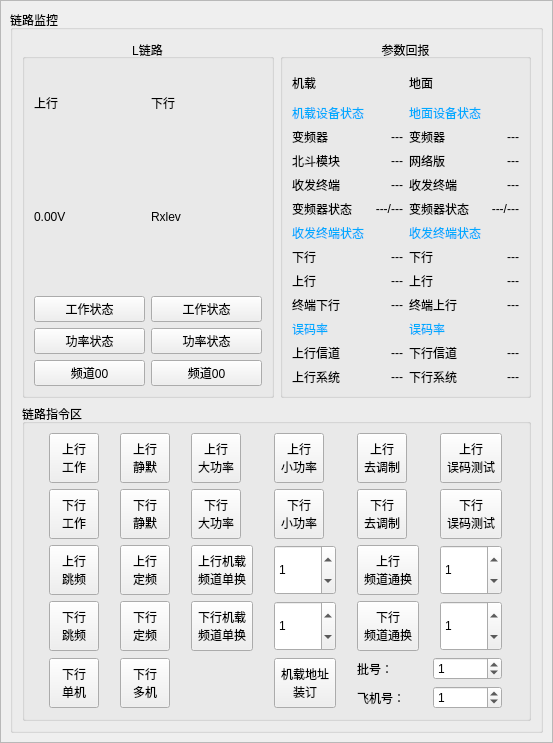
<?xml version="1.0" encoding="UTF-8"?>
<ui version="4.0">
 <class>LinkMonitorPanel</class>
 <widget class="QWidget" name="LinkMonitorPanel">
  <property name="geometry">
   <rect>
    <x>0</x>
    <y>0</y>
    <width>553</width>
    <height>678</height>
   </rect>
  </property>
  <property name="windowTitle">
   <string>Form</string>
  </property>
  <layout class="QGridLayout" name="gridLayout">
   <property name="leftMargin">
    <number>0</number>
   </property>
   <property name="topMargin">
    <number>0</number>
   </property>
   <property name="rightMargin">
    <number>0</number>
   </property>
   <property name="bottomMargin">
    <number>0</number>
   </property>
   <property name="spacing">
    <number>0</number>
   </property>
   <item row="0" column="0">
    <widget class="QFrame" name="frame">
     <property name="frameShape">
      <enum>QFrame::StyledPanel</enum>
     </property>
     <property name="frameShadow">
      <enum>QFrame::Raised</enum>
     </property>
     <layout class="QGridLayout" name="gridLayout_2">
      <item row="0" column="0">
       <widget class="QGroupBox" name="groupBox">
        <property name="title">
         <string>链路监控</string>
        </property>
        <layout class="QGridLayout" name="gridLayout_7">
         <item row="0" column="0">
          <widget class="QGroupBox" name="groupBox_2">
           <property name="title">
            <string>L链路</string>
           </property>
           <property name="alignment">
            <set>Qt::AlignCenter</set>
           </property>
           <property name="flat">
            <bool>true</bool>
           </property>
           <layout class="QGridLayout" name="gridLayout_3">
            <item row="0" column="0" colspan="4">
             <layout class="QHBoxLayout" name="horizontalLayout">
              <item>
               <widget class="QLabel" name="label">
                <property name="text">
                 <string>上行</string>
                </property>
               </widget>
              </item>
              <item>
               <widget class="QLabel" name="label_2">
                <property name="minimumSize">
                 <size>
                  <width>30</width>
                  <height>30</height>
                 </size>
                </property>
                <property name="text">
                 <string/>
                </property>
                <property name="pixmap">
                 <pixmap resource="MainWindow.qrc">:/images/Resources/images/warning.png</pixmap>
                </property>
               </widget>
              </item>
              <item>
               <widget class="QLabel" name="label_3">
                <property name="text">
                 <string>下行</string>
                </property>
               </widget>
              </item>
              <item>
               <widget class="QLabel" name="label_4">
                <property name="minimumSize">
                 <size>
                  <width>30</width>
                  <height>30</height>
                 </size>
                </property>
                <property name="text">
                 <string/>
                </property>
                <property name="pixmap">
                 <pixmap resource="MainWindow.qrc">:/images/Resources/images/error.png</pixmap>
                </property>
               </widget>
              </item>
             </layout>
            </item>
            <item row="1" column="0" rowspan="2" colspan="2">
             <widget class="QLabel" name="label_5">
              <property name="text">
               <string>0.00V</string>
              </property>
             </widget>
            </item>
            <item row="1" column="2" rowspan="2" colspan="2">
             <widget class="QLabel" name="label_6">
              <property name="text">
               <string>Rxlev</string>
              </property>
             </widget>
            </item>
            <item row="2" column="1">
             <widget class="QwtScaleWidget" name="ScaleWidget_up">
              <property name="palette">
               <palette>
                <active>
                 <colorrole role="WindowText">
                  <brush brushstyle="SolidPattern">
                   <color alpha="255">
                    <red>187</red>
                    <green>187</green>
                    <blue>187</blue>
                   </color>
                  </brush>
                 </colorrole>
                 <colorrole role="Text">
                  <brush brushstyle="SolidPattern">
                   <color alpha="255">
                    <red>187</red>
                    <green>187</green>
                    <blue>187</blue>
                   </color>
                  </brush>
                 </colorrole>
                </active>
                <inactive>
                 <colorrole role="WindowText">
                  <brush brushstyle="SolidPattern">
                   <color alpha="255">
                    <red>187</red>
                    <green>187</green>
                    <blue>187</blue>
                   </color>
                  </brush>
                 </colorrole>
                 <colorrole role="Text">
                  <brush brushstyle="SolidPattern">
                   <color alpha="255">
                    <red>187</red>
                    <green>187</green>
                    <blue>187</blue>
                   </color>
                  </brush>
                 </colorrole>
                </inactive>
                <disabled>
                 <colorrole role="WindowText">
                  <brush brushstyle="SolidPattern">
                   <color alpha="255">
                    <red>120</red>
                    <green>120</green>
                    <blue>120</blue>
                   </color>
                  </brush>
                 </colorrole>
                 <colorrole role="Text">
                  <brush brushstyle="SolidPattern">
                   <color alpha="255">
                    <red>120</red>
                    <green>120</green>
                    <blue>120</blue>
                   </color>
                  </brush>
                 </colorrole>
                </disabled>
               </palette>
              </property>
             </widget>
            </item>
            <item row="2" column="3">
             <widget class="QwtScaleWidget" name="ScaleWidget_down">
              <property name="palette">
               <palette>
                <active>
                 <colorrole role="WindowText">
                  <brush brushstyle="SolidPattern">
                   <color alpha="255">
                    <red>187</red>
                    <green>187</green>
                    <blue>187</blue>
                   </color>
                  </brush>
                 </colorrole>
                 <colorrole role="Text">
                  <brush brushstyle="SolidPattern">
                   <color alpha="255">
                    <red>187</red>
                    <green>187</green>
                    <blue>187</blue>
                   </color>
                  </brush>
                 </colorrole>
                </active>
                <inactive>
                 <colorrole role="WindowText">
                  <brush brushstyle="SolidPattern">
                   <color alpha="255">
                    <red>187</red>
                    <green>187</green>
                    <blue>187</blue>
                   </color>
                  </brush>
                 </colorrole>
                 <colorrole role="Text">
                  <brush brushstyle="SolidPattern">
                   <color alpha="255">
                    <red>187</red>
                    <green>187</green>
                    <blue>187</blue>
                   </color>
                  </brush>
                 </colorrole>
                </inactive>
                <disabled>
                 <colorrole role="WindowText">
                  <brush brushstyle="SolidPattern">
                   <color alpha="255">
                    <red>120</red>
                    <green>120</green>
                    <blue>120</blue>
                   </color>
                  </brush>
                 </colorrole>
                 <colorrole role="Text">
                  <brush brushstyle="SolidPattern">
                   <color alpha="255">
                    <red>120</red>
                    <green>120</green>
                    <blue>120</blue>
                   </color>
                  </brush>
                 </colorrole>
                </disabled>
               </palette>
              </property>
             </widget>
            </item>
            <item row="3" column="0" colspan="2">
             <widget class="QPushButton" name="pushButton">
              <property name="text">
               <string>工作状态</string>
              </property>
             </widget>
            </item>
            <item row="3" column="2" colspan="2">
             <widget class="QPushButton" name="pushButton_5">
              <property name="text">
               <string>工作状态</string>
              </property>
             </widget>
            </item>
            <item row="4" column="0" colspan="2">
             <widget class="QPushButton" name="pushButton_2">
              <property name="text">
               <string>功率状态</string>
              </property>
             </widget>
            </item>
            <item row="4" column="2" colspan="2">
             <widget class="QPushButton" name="pushButton_6">
              <property name="text">
               <string>功率状态</string>
              </property>
             </widget>
            </item>
            <item row="5" column="0" colspan="2">
             <widget class="QPushButton" name="pushButton_3">
              <property name="text">
               <string>频道00</string>
              </property>
             </widget>
            </item>
            <item row="5" column="2" colspan="2">
             <widget class="QPushButton" name="pushButton_4">
              <property name="text">
               <string>频道00</string>
              </property>
             </widget>
            </item>
           </layout>
          </widget>
         </item>
         <item row="0" column="1">
          <widget class="QGroupBox" name="groupBox_3">
           <property name="title">
            <string>参数回报</string>
           </property>
           <property name="alignment">
            <set>Qt::AlignCenter</set>
           </property>
           <layout class="QGridLayout" name="gridLayout_4">
            <item row="0" column="0">
             <widget class="QLabel" name="label_8">
              <property name="text">
               <string>机载</string>
              </property>
             </widget>
            </item>
            <item row="0" column="1">
             <widget class="QLabel" name="label_10">
              <property name="minimumSize">
               <size>
                <width>30</width>
                <height>30</height>
               </size>
              </property>
              <property name="text">
               <string/>
              </property>
              <property name="pixmap">
               <pixmap resource="MainWindow.qrc">:/images/Resources/images/normal.png</pixmap>
              </property>
              <property name="alignment">
               <set>Qt::AlignRight|Qt::AlignTrailing|Qt::AlignVCenter</set>
              </property>
             </widget>
            </item>
            <item row="0" column="2">
             <widget class="QLabel" name="label_7">
              <property name="text">
               <string>地面</string>
              </property>
             </widget>
            </item>
            <item row="0" column="3">
             <widget class="QLabel" name="label_9">
              <property name="minimumSize">
               <size>
                <width>30</width>
                <height>30</height>
               </size>
              </property>
              <property name="text">
               <string/>
              </property>
              <property name="pixmap">
               <pixmap resource="MainWindow.qrc">:/images/Resources/images/normal.png</pixmap>
              </property>
              <property name="alignment">
               <set>Qt::AlignRight|Qt::AlignTrailing|Qt::AlignVCenter</set>
              </property>
             </widget>
            </item>
            <item row="2" column="0">
             <widget class="QLabel" name="label_13">
              <property name="text">
               <string>变频器</string>
              </property>
             </widget>
            </item>
            <item row="2" column="1">
             <widget class="QLabel" name="label_17">
              <property name="text">
               <string>---</string>
              </property>
              <property name="alignment">
               <set>Qt::AlignRight|Qt::AlignTrailing|Qt::AlignVCenter</set>
              </property>
             </widget>
            </item>
            <item row="2" column="2">
             <widget class="QLabel" name="label_27">
              <property name="text">
               <string>变频器</string>
              </property>
             </widget>
            </item>
            <item row="2" column="3">
             <widget class="QLabel" name="label_23">
              <property name="text">
               <string>---</string>
              </property>
              <property name="alignment">
               <set>Qt::AlignRight|Qt::AlignTrailing|Qt::AlignVCenter</set>
              </property>
             </widget>
            </item>
            <item row="3" column="0">
             <widget class="QLabel" name="label_14">
              <property name="text">
               <string>北斗模块</string>
              </property>
             </widget>
            </item>
            <item row="3" column="1">
             <widget class="QLabel" name="label_18">
              <property name="text">
               <string>---</string>
              </property>
              <property name="alignment">
               <set>Qt::AlignRight|Qt::AlignTrailing|Qt::AlignVCenter</set>
              </property>
             </widget>
            </item>
            <item row="3" column="2">
             <widget class="QLabel" name="label_25">
              <property name="text">
               <string>网络版</string>
              </property>
             </widget>
            </item>
            <item row="3" column="3">
             <widget class="QLabel" name="label_21">
              <property name="text">
               <string>---</string>
              </property>
              <property name="alignment">
               <set>Qt::AlignRight|Qt::AlignTrailing|Qt::AlignVCenter</set>
              </property>
             </widget>
            </item>
            <item row="4" column="0">
             <widget class="QLabel" name="label_15">
              <property name="text">
               <string>收发终端</string>
              </property>
             </widget>
            </item>
            <item row="4" column="1">
             <widget class="QLabel" name="label_19">
              <property name="text">
               <string>---</string>
              </property>
              <property name="alignment">
               <set>Qt::AlignRight|Qt::AlignTrailing|Qt::AlignVCenter</set>
              </property>
             </widget>
            </item>
            <item row="4" column="2">
             <widget class="QLabel" name="label_22">
              <property name="text">
               <string>收发终端</string>
              </property>
             </widget>
            </item>
            <item row="4" column="3">
             <widget class="QLabel" name="label_24">
              <property name="text">
               <string>---</string>
              </property>
              <property name="alignment">
               <set>Qt::AlignRight|Qt::AlignTrailing|Qt::AlignVCenter</set>
              </property>
             </widget>
            </item>
            <item row="5" column="0">
             <widget class="QLabel" name="label_16">
              <property name="text">
               <string>变频器状态</string>
              </property>
             </widget>
            </item>
            <item row="5" column="1">
             <widget class="QLabel" name="label_20">
              <property name="text">
               <string>---/---</string>
              </property>
              <property name="alignment">
               <set>Qt::AlignRight|Qt::AlignTrailing|Qt::AlignVCenter</set>
              </property>
             </widget>
            </item>
            <item row="5" column="2">
             <widget class="QLabel" name="label_26">
              <property name="text">
               <string>变频器状态</string>
              </property>
             </widget>
            </item>
            <item row="5" column="3">
             <widget class="QLabel" name="label_28">
              <property name="text">
               <string>---/---</string>
              </property>
              <property name="alignment">
               <set>Qt::AlignRight|Qt::AlignTrailing|Qt::AlignVCenter</set>
              </property>
             </widget>
            </item>
            <item row="7" column="0">
             <widget class="QLabel" name="label_36">
              <property name="text">
               <string>下行</string>
              </property>
             </widget>
            </item>
            <item row="7" column="1">
             <widget class="QLabel" name="label_33">
              <property name="text">
               <string>---</string>
              </property>
              <property name="alignment">
               <set>Qt::AlignRight|Qt::AlignTrailing|Qt::AlignVCenter</set>
              </property>
             </widget>
            </item>
            <item row="7" column="2">
             <widget class="QLabel" name="label_42">
              <property name="text">
               <string>下行</string>
              </property>
             </widget>
            </item>
            <item row="7" column="3">
             <widget class="QLabel" name="label_39">
              <property name="text">
               <string>---</string>
              </property>
              <property name="alignment">
               <set>Qt::AlignRight|Qt::AlignTrailing|Qt::AlignVCenter</set>
              </property>
             </widget>
            </item>
            <item row="8" column="0">
             <widget class="QLabel" name="label_35">
              <property name="text">
               <string>上行</string>
              </property>
             </widget>
            </item>
            <item row="8" column="1">
             <widget class="QLabel" name="label_31">
              <property name="text">
               <string>---</string>
              </property>
              <property name="alignment">
               <set>Qt::AlignRight|Qt::AlignTrailing|Qt::AlignVCenter</set>
              </property>
             </widget>
            </item>
            <item row="8" column="2">
             <widget class="QLabel" name="label_41">
              <property name="text">
               <string>上行</string>
              </property>
             </widget>
            </item>
            <item row="8" column="3">
             <widget class="QLabel" name="label_37">
              <property name="text">
               <string>---</string>
              </property>
              <property name="alignment">
               <set>Qt::AlignRight|Qt::AlignTrailing|Qt::AlignVCenter</set>
              </property>
             </widget>
            </item>
            <item row="9" column="0">
             <widget class="QLabel" name="label_32">
              <property name="text">
               <string>终端下行</string>
              </property>
             </widget>
            </item>
            <item row="9" column="1">
             <widget class="QLabel" name="label_34">
              <property name="text">
               <string>---</string>
              </property>
              <property name="alignment">
               <set>Qt::AlignRight|Qt::AlignTrailing|Qt::AlignVCenter</set>
              </property>
             </widget>
            </item>
            <item row="9" column="2">
             <widget class="QLabel" name="label_38">
              <property name="text">
               <string>终端上行</string>
              </property>
             </widget>
            </item>
            <item row="9" column="3">
             <widget class="QLabel" name="label_40">
              <property name="text">
               <string>---</string>
              </property>
              <property name="alignment">
               <set>Qt::AlignRight|Qt::AlignTrailing|Qt::AlignVCenter</set>
              </property>
             </widget>
            </item>
            <item row="11" column="0">
             <widget class="QLabel" name="label_48">
              <property name="text">
               <string>上行信道</string>
              </property>
             </widget>
            </item>
            <item row="11" column="1">
             <widget class="QLabel" name="label_45">
              <property name="text">
               <string>---</string>
              </property>
              <property name="alignment">
               <set>Qt::AlignRight|Qt::AlignTrailing|Qt::AlignVCenter</set>
              </property>
             </widget>
            </item>
            <item row="11" column="2">
             <widget class="QLabel" name="label_52">
              <property name="text">
               <string>下行信道</string>
              </property>
             </widget>
            </item>
            <item row="11" column="3">
             <widget class="QLabel" name="label_49">
              <property name="text">
               <string>---</string>
              </property>
              <property name="alignment">
               <set>Qt::AlignRight|Qt::AlignTrailing|Qt::AlignVCenter</set>
              </property>
             </widget>
            </item>
            <item row="12" column="0">
             <widget class="QLabel" name="label_47">
              <property name="text">
               <string>上行系统</string>
              </property>
             </widget>
            </item>
            <item row="12" column="1">
             <widget class="QLabel" name="label_46">
              <property name="text">
               <string>---</string>
              </property>
              <property name="alignment">
               <set>Qt::AlignRight|Qt::AlignTrailing|Qt::AlignVCenter</set>
              </property>
             </widget>
            </item>
            <item row="12" column="2">
             <widget class="QLabel" name="label_51">
              <property name="text">
               <string>下行系统</string>
              </property>
             </widget>
            </item>
            <item row="12" column="3">
             <widget class="QLabel" name="label_50">
              <property name="text">
               <string>---</string>
              </property>
              <property name="alignment">
               <set>Qt::AlignRight|Qt::AlignTrailing|Qt::AlignVCenter</set>
              </property>
             </widget>
            </item>
            <item row="1" column="0" colspan="2">
             <widget class="QLabel" name="label_11">
              <property name="styleSheet">
               <string notr="true">color: rgb(0, 170, 255);</string>
              </property>
              <property name="text">
               <string>机载设备状态</string>
              </property>
             </widget>
            </item>
            <item row="1" column="2" colspan="2">
             <widget class="QLabel" name="label_12">
              <property name="styleSheet">
               <string notr="true">color: rgb(0, 170, 255);</string>
              </property>
              <property name="text">
               <string>地面设备状态</string>
              </property>
             </widget>
            </item>
            <item row="6" column="0" colspan="2">
             <widget class="QLabel" name="label_29">
              <property name="styleSheet">
               <string notr="true">color: rgb(0, 170, 255);</string>
              </property>
              <property name="text">
               <string>收发终端状态</string>
              </property>
             </widget>
            </item>
            <item row="6" column="2" colspan="2">
             <widget class="QLabel" name="label_30">
              <property name="styleSheet">
               <string notr="true">color: rgb(0, 170, 255);</string>
              </property>
              <property name="text">
               <string>收发终端状态</string>
              </property>
             </widget>
            </item>
            <item row="10" column="0" colspan="2">
             <widget class="QLabel" name="label_43">
              <property name="styleSheet">
               <string notr="true">color: rgb(0, 170, 255);</string>
              </property>
              <property name="text">
               <string>误码率</string>
              </property>
             </widget>
            </item>
            <item row="10" column="2" colspan="2">
             <widget class="QLabel" name="label_44">
              <property name="styleSheet">
               <string notr="true">color: rgb(0, 170, 255);</string>
              </property>
              <property name="text">
               <string>误码率</string>
              </property>
             </widget>
            </item>
           </layout>
          </widget>
         </item>
         <item row="1" column="0" colspan="2">
          <widget class="QGroupBox" name="groupBox_4">
           <property name="title">
            <string>链路指令区</string>
           </property>
           <layout class="QGridLayout" name="gridLayout_6">
            <item row="0" column="0">
             <widget class="QToolButton" name="toolButton">
              <property name="minimumSize">
               <size>
                <width>50</width>
                <height>50</height>
               </size>
              </property>
              <property name="text">
               <string>上行
工作</string>
              </property>
             </widget>
            </item>
            <item row="0" column="1">
             <widget class="QToolButton" name="toolButton_2">
              <property name="minimumSize">
               <size>
                <width>50</width>
                <height>50</height>
               </size>
              </property>
              <property name="text">
               <string>上行
静默</string>
              </property>
             </widget>
            </item>
            <item row="0" column="2">
             <widget class="QToolButton" name="toolButton_4">
              <property name="minimumSize">
               <size>
                <width>50</width>
                <height>50</height>
               </size>
              </property>
              <property name="text">
               <string>上行
大功率</string>
              </property>
             </widget>
            </item>
            <item row="0" column="3">
             <widget class="QToolButton" name="toolButton_3">
              <property name="minimumSize">
               <size>
                <width>50</width>
                <height>50</height>
               </size>
              </property>
              <property name="text">
               <string>上行
小功率</string>
              </property>
             </widget>
            </item>
            <item row="0" column="4">
             <widget class="QToolButton" name="toolButton_6">
              <property name="minimumSize">
               <size>
                <width>50</width>
                <height>50</height>
               </size>
              </property>
              <property name="text">
               <string>上行
去调制</string>
              </property>
             </widget>
            </item>
            <item row="0" column="5">
             <widget class="QToolButton" name="toolButton_5">
              <property name="minimumSize">
               <size>
                <width>50</width>
                <height>50</height>
               </size>
              </property>
              <property name="text">
               <string>上行
误码测试</string>
              </property>
             </widget>
            </item>
            <item row="1" column="0">
             <widget class="QToolButton" name="toolButton_10">
              <property name="minimumSize">
               <size>
                <width>50</width>
                <height>50</height>
               </size>
              </property>
              <property name="text">
               <string>下行
工作</string>
              </property>
             </widget>
            </item>
            <item row="1" column="1">
             <widget class="QToolButton" name="toolButton_9">
              <property name="minimumSize">
               <size>
                <width>50</width>
                <height>50</height>
               </size>
              </property>
              <property name="text">
               <string>下行
静默</string>
              </property>
             </widget>
            </item>
            <item row="1" column="2">
             <widget class="QToolButton" name="toolButton_11">
              <property name="minimumSize">
               <size>
                <width>50</width>
                <height>50</height>
               </size>
              </property>
              <property name="text">
               <string>下行
大功率</string>
              </property>
             </widget>
            </item>
            <item row="1" column="3">
             <widget class="QToolButton" name="toolButton_12">
              <property name="minimumSize">
               <size>
                <width>50</width>
                <height>50</height>
               </size>
              </property>
              <property name="text">
               <string>下行
小功率</string>
              </property>
             </widget>
            </item>
            <item row="1" column="4">
             <widget class="QToolButton" name="toolButton_7">
              <property name="minimumSize">
               <size>
                <width>50</width>
                <height>50</height>
               </size>
              </property>
              <property name="text">
               <string>下行
去调制</string>
              </property>
             </widget>
            </item>
            <item row="1" column="5">
             <widget class="QToolButton" name="toolButton_8">
              <property name="minimumSize">
               <size>
                <width>50</width>
                <height>50</height>
               </size>
              </property>
              <property name="text">
               <string>下行
误码测试</string>
              </property>
             </widget>
            </item>
            <item row="2" column="0">
             <widget class="QToolButton" name="toolButton_16">
              <property name="minimumSize">
               <size>
                <width>50</width>
                <height>50</height>
               </size>
              </property>
              <property name="text">
               <string>上行
跳频</string>
              </property>
             </widget>
            </item>
            <item row="2" column="1">
             <widget class="QToolButton" name="toolButton_15">
              <property name="minimumSize">
               <size>
                <width>50</width>
                <height>50</height>
               </size>
              </property>
              <property name="text">
               <string>上行
定频</string>
              </property>
             </widget>
            </item>
            <item row="2" column="2">
             <widget class="QToolButton" name="toolButton_23">
              <property name="minimumSize">
               <size>
                <width>50</width>
                <height>50</height>
               </size>
              </property>
              <property name="text">
               <string>上行机载
频道单换</string>
              </property>
             </widget>
            </item>
            <item row="2" column="3">
             <widget class="QSpinBox" name="spinBox_6">
              <property name="minimumSize">
               <size>
                <width>0</width>
                <height>50</height>
               </size>
              </property>
              <property name="value">
               <number>1</number>
              </property>
             </widget>
            </item>
            <item row="2" column="4">
             <widget class="QToolButton" name="toolButton_19">
              <property name="minimumSize">
               <size>
                <width>50</width>
                <height>50</height>
               </size>
              </property>
              <property name="text">
               <string>上行
频道通换</string>
              </property>
             </widget>
            </item>
            <item row="2" column="5">
             <widget class="QSpinBox" name="spinBox">
              <property name="minimumSize">
               <size>
                <width>0</width>
                <height>50</height>
               </size>
              </property>
              <property name="value">
               <number>1</number>
              </property>
             </widget>
            </item>
            <item row="3" column="0">
             <widget class="QToolButton" name="toolButton_13">
              <property name="minimumSize">
               <size>
                <width>50</width>
                <height>50</height>
               </size>
              </property>
              <property name="text">
               <string>下行
跳频</string>
              </property>
             </widget>
            </item>
            <item row="3" column="1">
             <widget class="QToolButton" name="toolButton_14">
              <property name="minimumSize">
               <size>
                <width>50</width>
                <height>50</height>
               </size>
              </property>
              <property name="text">
               <string>下行
定频</string>
              </property>
             </widget>
            </item>
            <item row="3" column="2">
             <widget class="QToolButton" name="toolButton_22">
              <property name="minimumSize">
               <size>
                <width>50</width>
                <height>50</height>
               </size>
              </property>
              <property name="text">
               <string>下行机载
频道单换</string>
              </property>
             </widget>
            </item>
            <item row="3" column="3">
             <widget class="QSpinBox" name="spinBox_5">
              <property name="minimumSize">
               <size>
                <width>0</width>
                <height>50</height>
               </size>
              </property>
              <property name="value">
               <number>1</number>
              </property>
             </widget>
            </item>
            <item row="3" column="4">
             <widget class="QToolButton" name="toolButton_20">
              <property name="minimumSize">
               <size>
                <width>50</width>
                <height>50</height>
               </size>
              </property>
              <property name="text">
               <string>下行
频道通换</string>
              </property>
             </widget>
            </item>
            <item row="3" column="5">
             <widget class="QSpinBox" name="spinBox_2">
              <property name="minimumSize">
               <size>
                <width>0</width>
                <height>50</height>
               </size>
              </property>
              <property name="value">
               <number>1</number>
              </property>
             </widget>
            </item>
            <item row="4" column="0">
             <widget class="QToolButton" name="toolButton_18">
              <property name="minimumSize">
               <size>
                <width>50</width>
                <height>50</height>
               </size>
              </property>
              <property name="text">
               <string>下行
单机</string>
              </property>
             </widget>
            </item>
            <item row="4" column="1">
             <widget class="QToolButton" name="toolButton_17">
              <property name="minimumSize">
               <size>
                <width>50</width>
                <height>50</height>
               </size>
              </property>
              <property name="text">
               <string>下行
多机</string>
              </property>
             </widget>
            </item>
            <item row="4" column="3">
             <widget class="QToolButton" name="toolButton_21">
              <property name="minimumSize">
               <size>
                <width>50</width>
                <height>50</height>
               </size>
              </property>
              <property name="text">
               <string>机载地址
装订</string>
              </property>
             </widget>
            </item>
            <item row="4" column="4" colspan="2">
             <layout class="QGridLayout" name="gridLayout_5">
              <item row="0" column="1">
               <widget class="QSpinBox" name="spinBox_3">
                <property name="value">
                 <number>1</number>
                </property>
               </widget>
              </item>
              <item row="0" column="0">
               <widget class="QLabel" name="label_53">
                <property name="text">
                 <string>批号：</string>
                </property>
               </widget>
              </item>
              <item row="1" column="0">
               <widget class="QLabel" name="label_54">
                <property name="text">
                 <string>飞机号：</string>
                </property>
               </widget>
              </item>
              <item row="1" column="1">
               <widget class="QSpinBox" name="spinBox_4">
                <property name="value">
                 <number>1</number>
                </property>
               </widget>
              </item>
             </layout>
            </item>
           </layout>
          </widget>
         </item>
        </layout>
       </widget>
      </item>
     </layout>
    </widget>
   </item>
  </layout>
 </widget>
 <customwidgets>
  <customwidget>
   <class>QwtScaleWidget</class>
   <extends>QWidget</extends>
   <header>qwt_scale_widget.h</header>
  </customwidget>
 </customwidgets>
 <resources>
  <include location="MainWindow.qrc"/>
 </resources>
 <connections/>
</ui>
